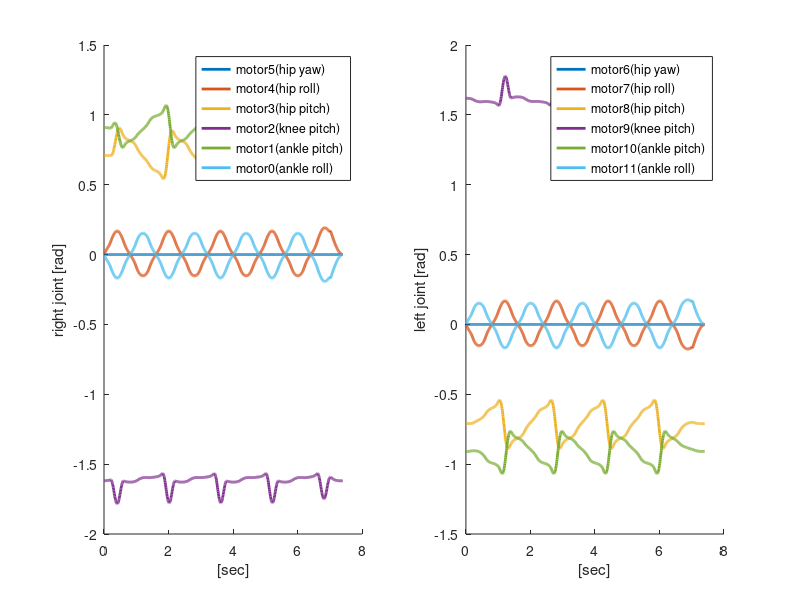

The MATLAB source for this figure: (Note: a time limit stopped this script after it produced the figure.)
clear all;
close all;

datalength=6000;
samplelingtime=0.008;

%%
wpg=load("wpg.txt");
th_hardware=wpg(:,1:12);
encoder_hardware=wpg(:,13:24);
encoder_hardware(:,4)=-encoder_hardware(:,4);
encoder_hardware(:,9)=-encoder_hardware(:,9);
encoder_hardware(:,10)=-encoder_hardware(:,10);
encoder_hardware(:,11)=-encoder_hardware(:,11);


%%
[r,c]=size(th_hardware);
t=1:r;
t=t*samplelingtime;
%%
figure('name','darwinop3 hardware th desired')
subplot(121);
hold on;
plot(t,th_hardware(:,6),'linewidth',2);plot(t,th_hardware(:,5),'linewidth',2);plot(t,th_hardware(:,4),'linewidth',2);
plot(t,th_hardware(:,3),'linewidth',2);plot(t,th_hardware(:,2),'linewidth',2);plot(t,th_hardware(:,1),'linewidth',2);
legend({'motor5(hip yaw)','motor4(hip roll)','motor3(hip pitch)','motor2(knee pitch)','motor1(ankle pitch)','motor0(ankle roll)'})
ylabel('right joint [rad]');xlabel('[sec]');
hold off;
subplot(122);
hold on;
plot(t,th_hardware(:,7),'linewidth',2);plot(t,th_hardware(:,8),'linewidth',2);plot(t,th_hardware(:,9),'linewidth',2);
plot(t,th_hardware(:,10),'linewidth',2);plot(t,th_hardware(:,11),'linewidth',2);plot(t,th_hardware(:,12),'linewidth',2);
legend({'motor6(hip yaw)','motor7(hip roll)','motor8(hip pitch)','motor9(knee pitch)','motor10(ankle pitch)','motor11(ankle roll)'})
hold off;
set(gcf,'Color','w');
ylabel('left joint [rad]');xlabel('[sec]');

figure('name','theta_compare')
subplot(6,2,1);
hold on;
plot(t,th_hardware(:,6),'linewidth',2);
hold on;
plot(t,encoder_hardware(:,1),'linewidth',2);
hold on;
legend({'desired motor5(hip yaw)','encoder(hip yaw)'});
ylabel('right joint [rad]');xlabel('[sec]');
hold off;
subplot(6,2,2);
hold on;
plot(t,th_hardware(:,7),'linewidth',2);
hold on;
plot(t,encoder_hardware(:,2),'linewidth',2);
hold on;
legend({'desired motor6(hip yaw)','encoder(hip yaw)'});
ylabel('left joint [rad]');xlabel('[sec]');
hold off;
subplot(6,2,3);
hold on;
plot(t,th_hardware(:,5),'linewidth',2);
hold on;
plot(t,encoder_hardware(:,3),'linewidth',2);
hold on;
legend({'desired motor4(hip roll)','encoder(hip roll)'});
ylabel('right joint [rad]');xlabel('[sec]');
hold off;
subplot(6,2,4);
hold on;
plot(t,th_hardware(:,8),'linewidth',2);
hold on;
plot(t,encoder_hardware(:,4),'linewidth',2);
hold on;
legend({'desired motor7(hip roll)','encoder(hip roll)'});
ylabel('left joint [rad]');xlabel('[sec]');
hold off;
subplot(6,2,5);
hold on;
plot(t,th_hardware(:,4),'linewidth',2);
hold on;
plot(t,encoder_hardware(:,5),'linewidth',2);
hold on;
legend({'desired motor3(hip pitch)','encoder(hip pitch)'});
ylabel('right joint [rad]');xlabel('[sec]');
hold off;
subplot(6,2,6);
hold on;
plot(t,th_hardware(:,9),'linewidth',2);
hold on;
plot(t,encoder_hardware(:,6),'linewidth',2);
hold on;
legend({'desired motor8(hip pitch)','encoder(hip pitch)'});
ylabel('right joint [rad]');xlabel('[sec]');
hold off;
subplot(6,2,7);
hold on;
plot(t,th_hardware(:,3),'linewidth',2);
hold on;
plot(t,encoder_hardware(:,7),'linewidth',2);
hold on;
legend({'desired motor2(knee pitch)','encoder(knee pitch)'});
ylabel('right joint [rad]');xlabel('[sec]');
hold off;
subplot(6,2,8);
hold on;
plot(t,th_hardware(:,10),'linewidth',2);
hold on;
plot(t,encoder_hardware(:,8),'linewidth',2);
hold on;
legend({'desired motor9(knee pitch)','encoder(knee pitch)'});
ylabel('left joint [rad]');xlabel('[sec]');
hold off;
subplot(6,2,9);
hold on;
plot(t,th_hardware(:,2),'linewidth',2);
hold on;
plot(t,encoder_hardware(:,9),'linewidth',2);
hold on;
legend({'desired motor1(ankle pitch)','encoder(ankle pitch)'});
ylabel('right joint [rad]');xlabel('[sec]');
hold off;
subplot(6,2,10);
hold on;
plot(t,th_hardware(:,11),'linewidth',2);
hold on;
plot(t,encoder_hardware(:,10),'linewidth',2);
hold on;
legend({'desired motor10(ankle pitch)','encoder(ankle pitch)'});
ylabel('left joint [rad]');xlabel('[sec]');
hold off;
subplot(6,2,11);
hold on;
plot(t,th_hardware(:,1),'linewidth',2);
hold on;
plot(t,encoder_hardware(:,11),'linewidth',2);
hold on;
legend({'desired motor0(ankle roll)','encoder(ankle roll)'});
ylabel('right joint [rad]');xlabel('[sec]');
hold off;
subplot(6,2,12);
hold on;
plot(t,th_hardware(:,12),'linewidth',2);
hold on;
plot(t,encoder_hardware(:,12),'linewidth',2);
hold on;
legend({'desired motor11(ankle roll)','encoder(ankle roll)'});
ylabel('left joint [rad]');xlabel('[sec]');
hold off;
